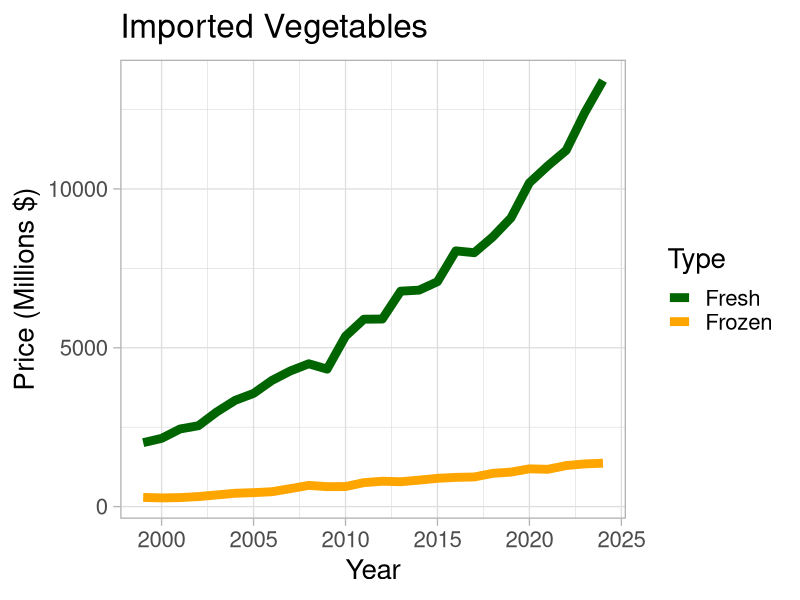

Here is the R script that generated this plot:
library(tidyverse)

veg <- read_csv("data/veg.csv")

veg_new <- veg %>% 
  pivot_longer(cols = `2024`:`1999`, values_to = "price", names_to = "year")

ggplot(veg_new, aes(x = as.numeric(year), y = price))+
  geom_line(aes(group = Type, color = Type), linewidth = 3)+
  theme_light(base_size = 20)+
  scale_color_manual(values = c("darkgreen", "orange"))+
  labs(x = "Year", y = "Price (Millions $)", title = "Imported Vegetables")
# ggsave("data/Activity.png", last_plot())
